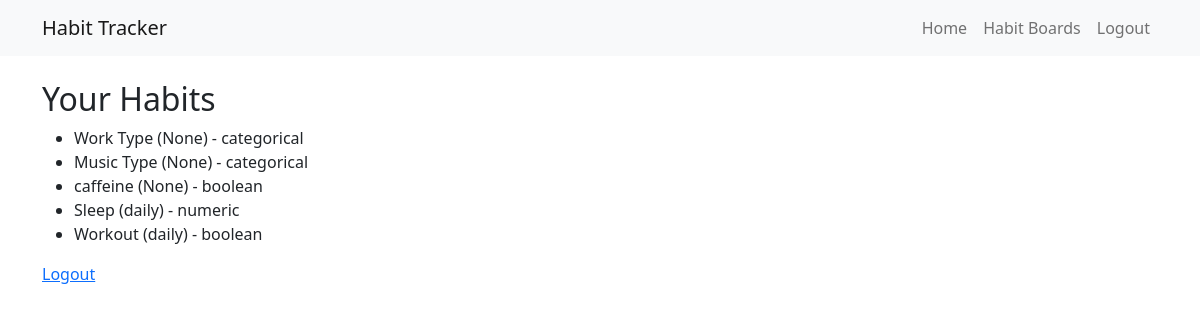
The page / (signed in) on the database its author committed.
### tables this page shows
CREATE TABLE habits (
    id INTEGER PRIMARY KEY AUTOINCREMENT,
    user_id INTEGER NOT NULL,
    board_id INTEGER NOT NULL,
    name TEXT NOT NULL,
    description TEXT,
    frequency TEXT, -- can be NULL for batch habits
    variable_type TEXT NOT NULL CHECK(variable_type IN ('boolean', 'numeric', 'categorical')),
    created TIMESTAMP NOT NULL DEFAULT CURRENT_TIMESTAMP,
    FOREIGN KEY (user_id) REFERENCES users (id),
    FOREIGN KEY (board_id) REFERENCES habit_boards (id)
);

### app.py (the view)
@app.route('/')
@login_required
def index():
    conn = get_db_connection()
    habits = conn.execute('SELECT * FROM habits WHERE user_id = ?', (session['user_id'],)).fetchall()
    conn.close()
    return render_template('index.html', habits=habits)

### app.py (called while the page is built)
def get_db_connection():
    conn = sqlite3.connect('habits.db')
    conn.row_factory = sqlite3.Row
    return conn

def login_required(f):
    @wraps(f)
    def decorated_function(*args, **kwargs):
        if 'user_id' not in session:
            return redirect(url_for('login'))
        return f(*args, **kwargs)
    return decorated_function

### templates/index.html
{% extends "base.html" %}
{% block content %}
<h2>Your Habits</h2>
<ul>
{% for habit in habits %}
    <li>{{ habit['name'] }} ({{ habit['frequency'] }}) - {{ habit['variable_type'] }}</li>
{% endfor %}
</ul>
<a href="{{ url_for('logout') }}">Logout</a>
{% endblock %}

### templates/base.html (shortened to what this page needs)
<!DOCTYPE html>
<html lang="en">
<head>
    <link href="https://cdn.jsdelivr.net/npm/bootstrap@5.1.3/dist/css/bootstrap.min.css" rel="stylesheet">
</head>
<body>
    <nav class="navbar navbar-expand-lg navbar-light bg-light">
        <div class="container">
            <a class="navbar-brand" href="{{ url_for('index') }}">Habit Tracker</a>
            <ul class="navbar-nav">
                {% if 'user_id' in session %}
                    <li class="nav-item"><a class="nav-link" href="{{ url_for('index') }}">Home</a></li>
                    <li class="nav-item"><a class="nav-link" href="{{ url_for('boards') }}">Habit Boards</a></li>
                    <li class="nav-item"><a class="nav-link" href="{{ url_for('logout') }}">Logout</a></li>
                {% else %}
                    <li class="nav-item"><a class="nav-link" href="{{ url_for('login') }}">Login</a></li>
                    <li class="nav-item"><a class="nav-link" href="{{ url_for('register') }}">Register</a></li>
                {% endif %}
            </ul>
        </div>
    </nav>
    <div class="container mt-4">
        {% block content %}{% endblock %}
    </div>
</body>
</html>

### rows shown on the page
habits: name "Work Type", frequency "None", variable_type "categorical"
habits: name "Music Type", frequency "None", variable_type "categorical"
habits: name "caffeine", frequency "None", variable_type "boolean"
habits: name "Sleep", frequency "daily", variable_type "numeric"
habits: name "Workout", frequency "daily", variable_type "boolean"
